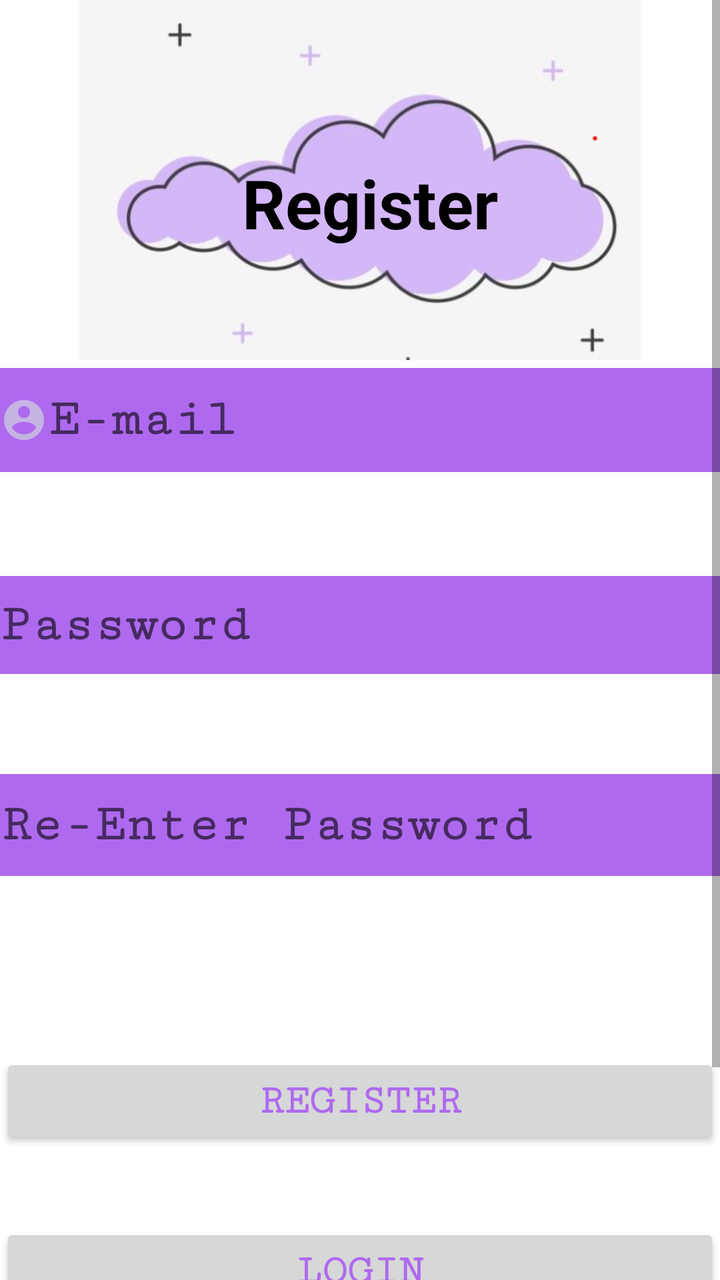
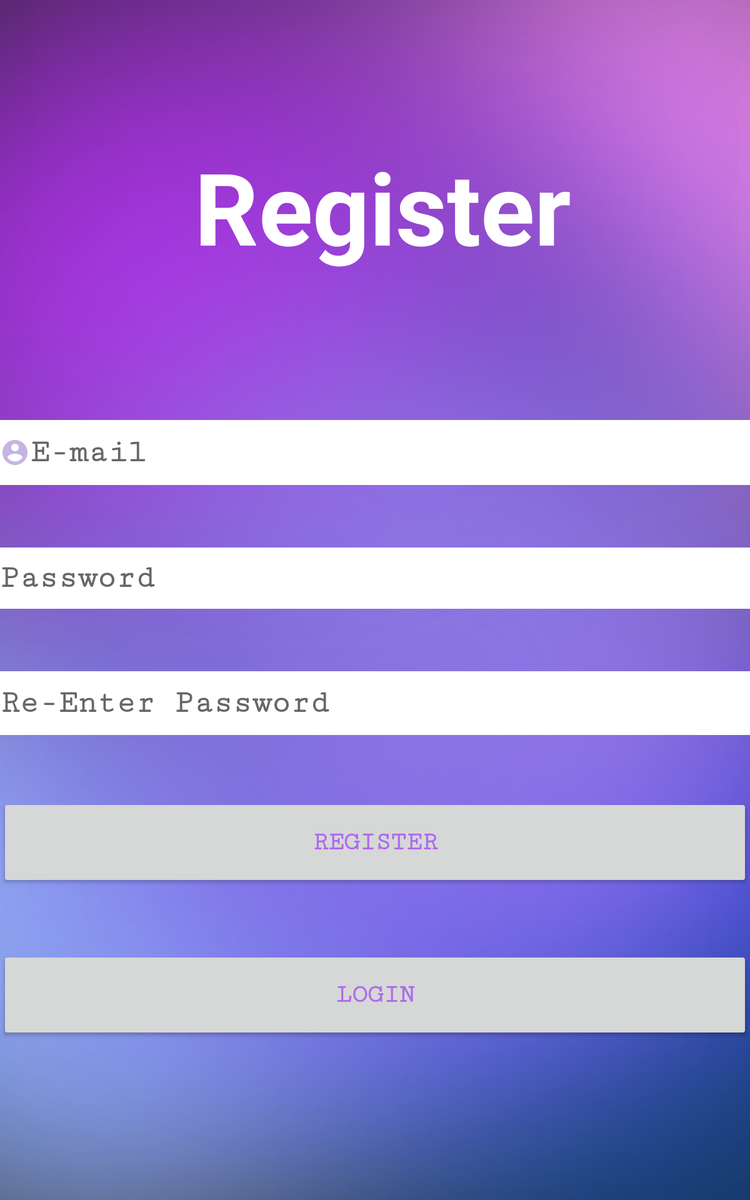

An Android layout and its configuration variant, each rendered on a device that would load it. The default file and the variant file are quoted in full after the pictures.
<!-- AndroidManifest.xml: application theme Theme.MonkeyMeals -->
<!-- res/layout/activity_register.xml -->
<?xml version="1.0" encoding="utf-8"?>
<ScrollView
    xmlns:android="http://schemas.android.com/apk/res/android"
    xmlns:app="http://schemas.android.com/apk/res-auto"
    xmlns:tools="http://schemas.android.com/tools"
    android:layout_width="match_parent"
    android:layout_height="match_parent">

    <androidx.constraintlayout.widget.ConstraintLayout
        android:layout_width="match_parent"
        android:layout_height="wrap_content"
        tools:context=".RegisterActivity">

        <EditText
            android:id="@+id/usernameText"
            android:layout_width="match_parent"
            android:layout_height="52dp"
            android:layout_marginTop="184dp"
            android:background="#AF69EF"
            android:drawableStart="@drawable/ic_baseline_account_circle_24"
            android:fontFamily="serif-monospace"
            android:hint="E-mail"
            android:textSize="26dp"
            android:textStyle="bold"
            app:layout_constraintStart_toStartOf="parent"
            app:layout_constraintTop_toTopOf="parent" />

        <EditText
            android:id="@+id/passWordText"
            android:layout_width="match_parent"
            android:layout_height="49dp"
            android:layout_below="@+id/usernameText"
            android:layout_marginTop="52dp"
            android:background="#AF69EF"
            android:drawableStart="@drawable/ic_baseline_lock_24"
            android:fontFamily="serif-monospace"
            android:hint="Password"
            android:textSize="26dp"
            android:textStyle="bold"
            app:layout_constraintStart_toStartOf="parent"
            app:layout_constraintTop_toBottomOf="@+id/usernameText" />

        <EditText
            android:id="@+id/repassword"
            android:layout_width="match_parent"
            android:layout_height="51dp"
            android:layout_below="@+id/passWordText"
            android:layout_marginTop="50dp"
            android:background="#AF69EF"
            android:drawableStart="@drawable/ic_baseline_lock_24"
            android:fontFamily="serif-monospace"
            android:hint="Re-Enter Password"
            android:textSize="26dp"
            android:textStyle="bold"
            app:layout_constraintStart_toStartOf="parent"
            app:layout_constraintTop_toBottomOf="@+id/passWordText" />

        <Button
            android:id="@+id/registerButton"
            android:layout_width="match_parent"
            android:layout_height="wrap_content"
            android:layout_below="@+id/repassword"
            android:layout_marginTop="52dp"
            android:fontFamily="serif-monospace"
            android:text="Register"
            android:textColor="#AF69EF"
            android:textSize="21dp"
            android:textStyle="bold"
            app:layout_constraintBottom_toBottomOf="parent"
            app:layout_constraintEnd_toEndOf="parent"

            app:layout_constraintStart_toStartOf="parent"
            app:layout_constraintTop_toBottomOf="@+id/repassword"
            app:layout_constraintVertical_bias="0.16"
            tools:background="@color/black" />

        <Button
            android:id="@+id/loginButton"
            android:layout_width="match_parent"
            android:layout_height="wrap_content"
            android:layout_below="@+id/registerButton"
            android:layout_marginTop="37dp"
            android:layout_marginBottom="108dp"
            android:fontFamily="serif-monospace"
            android:text="Login"
            android:textColor="#AF69EF"
            android:textSize="21dp"
            android:textStyle="bold"
            app:layout_constraintBottom_toBottomOf="parent"
            app:layout_constraintEnd_toEndOf="parent"
            app:layout_constraintHorizontal_bias="0.47"
            app:layout_constraintStart_toStartOf="parent"
            app:layout_constraintTop_toBottomOf="@+id/registerButton"
            tools:background="@color/black" />

        <ImageView
            android:id="@+id/imageView5"
            android:layout_width="match_parent"
            android:layout_height="180dp"
            android:layout_marginBottom="4dp"
            app:layout_constraintBottom_toTopOf="@+id/usernameText"
            app:layout_constraintEnd_toEndOf="parent"
            app:layout_constraintHorizontal_bias="0.592"
            app:layout_constraintStart_toStartOf="parent"
            app:layout_constraintTop_toTopOf="parent"
            app:layout_constraintVertical_bias="1.0"
            app:srcCompat="@drawable/purple_cloud" />

        <TextView
            android:id="@+id/Rdisplay"
            android:layout_width="wrap_content"
            android:layout_height="wrap_content"
            android:layout_marginBottom="60dp"
            android:text="Register"
            android:textColor="@color/black"
            android:textSize="34sp"
            android:textStyle="bold"
            app:layout_constraintBottom_toTopOf="@+id/usernameText"
            app:layout_constraintEnd_toEndOf="parent"
            app:layout_constraintHorizontal_bias="0.521"
            app:layout_constraintStart_toStartOf="parent"
            app:layout_constraintTop_toTopOf="parent"
            app:layout_constraintVertical_bias="1.0" />


    </androidx.constraintlayout.widget.ConstraintLayout>


</ScrollView>
<!-- resources referenced by this layout -->
<resources>
  <color name="black">#FF000000</color>
  <!-- drawable ic_baseline_account_circle_24 (drawable) -->
  <vector android:height="24dp" android:tint="#C5B4E3"
      android:viewportHeight="24" android:viewportWidth="24"
      android:width="24dp" xmlns:android="http://schemas.android.com/apk/res/android">
      <path android:fillColor="@android:color/white" android:pathData="M12,2C6.48,2 2,6.48 2,12s4.48,10 10,10 10,-4.48 10,-10S17.52,2 12,2zM12,5c1.66,0 3,1.34 3,3s-1.34,3 -3,3 -3,-1.34 -3,-3 1.34,-3 3,-3zM12,19.2c-2.5,0 -4.71,-1.28 -6,-3.22 0.03,-1.99 4,-3.08 6,-3.08 1.99,0 5.97,1.09 6,3.08 -1.29,1.94 -3.5,3.22 -6,3.22z"/>
  </vector>
  <!-- drawable purple_cloud: png bitmap (drawable, 88387 bytes) -->
  <style name="Theme.MonkeyMeals" parent="Theme.MaterialComponents.DayNight.DarkActionBar">
          
          <item name="colorPrimary">@color/black</item>
          <item name="colorPrimaryVariant">@color/black</item>
          <item name="colorOnPrimary">@color/white</item>
          
          <item name="colorSecondary">@color/teal_200</item>
          <item name="colorSecondaryVariant">@color/teal_700</item>
          <item name="colorOnSecondary">@color/black</item>
          
          <item name="android:statusBarColor" tools:targetApi="l">#080109</item>
          
      </style>
  <color name="white">#FFFFFFFF</color>
  <color name="teal_200">#FF03DAC5</color>
  <color name="teal_700">#FF018786</color>
</resources>
<!-- res/layout-sw600dp/activity_register.xml (the author's variant of the layout above) -->
<!-- drawn on a 7-inch tablet held upright -->
<?xml version="1.0" encoding="utf-8"?>
<ScrollView
    xmlns:android="http://schemas.android.com/apk/res/android"
    xmlns:app="http://schemas.android.com/apk/res-auto"
    xmlns:tools="http://schemas.android.com/tools"
    android:layout_width="match_parent"
    android:background="@drawable/purple_background1"
    android:layout_height="match_parent">

    <androidx.constraintlayout.widget.ConstraintLayout

        android:layout_width="match_parent"
        android:layout_height="wrap_content"
        tools:context=".Activity.RegisterActivity">

        <EditText
            android:id="@+id/usernameText"
            android:layout_width="match_parent"
            android:layout_height="52dp"
            android:layout_marginTop="336dp"
            android:background="@color/white"
            android:drawableStart="@drawable/ic_baseline_account_circle_24"
            android:fontFamily="serif-monospace"
            android:hint="E-mail"
            android:textSize="26dp"
            android:textStyle="bold"
            app:layout_constraintEnd_toEndOf="parent"
            app:layout_constraintStart_toStartOf="parent"
            app:layout_constraintTop_toTopOf="parent" />

        <EditText
            android:id="@+id/passWordText"
            android:layout_width="match_parent"
            android:layout_height="49dp"
            android:layout_below="@+id/usernameText"
            android:layout_marginTop="50dp"
            android:background="@color/white"
            android:drawableStart="@drawable/ic_baseline_lock_24"
            android:fontFamily="serif-monospace"
            android:hint="Password"
            android:textSize="26dp"
            android:textStyle="bold"
            app:layout_constraintEnd_toEndOf="parent"
            app:layout_constraintStart_toStartOf="parent"
            app:layout_constraintTop_toBottomOf="@+id/usernameText" />

        <EditText
            android:id="@+id/repassword"
            android:layout_width="match_parent"
            android:layout_height="51dp"
            android:layout_below="@+id/passWordText"
            android:layout_marginTop="50dp"
            android:background="@color/white"
            android:drawableStart="@drawable/ic_baseline_lock_24"
            android:fontFamily="serif-monospace"
            android:hint="Re-Enter Password"
            android:textSize="26dp"
            android:textStyle="bold"
            app:layout_constraintEnd_toEndOf="parent"
            app:layout_constraintStart_toStartOf="parent"
            app:layout_constraintTop_toBottomOf="@+id/passWordText" />


        <Button
            android:id="@+id/registerButton"
            android:layout_width="match_parent"
            android:layout_height="72dp"
            android:layout_below="@+id/repassword"
            android:layout_marginTop="50dp"
            android:fontFamily="serif-monospace"
            android:text="Register"
            android:textColor="#AF69EF"
            android:textSize="21dp"
            android:textStyle="bold"
            app:layout_constraintEnd_toEndOf="parent"

            app:layout_constraintStart_toStartOf="parent"
            app:layout_constraintTop_toBottomOf="@+id/repassword"
            tools:background="@color/black" />

        <Button
            android:id="@+id/loginButton"
            android:layout_width="match_parent"
            android:layout_height="72dp"
            android:layout_below="@+id/registerButton"
            android:layout_marginTop="50dp"
            android:fontFamily="serif-monospace"
            android:text="Login"
            android:textColor="#AF69EF"
            android:textSize="21dp"
            android:textStyle="bold"
            app:layout_constraintEnd_toEndOf="parent"
            app:layout_constraintHorizontal_bias="0.47"
            app:layout_constraintStart_toStartOf="parent"
            app:layout_constraintTop_toBottomOf="@+id/registerButton"
            tools:background="@color/black" />

        <TextView
            android:id="@+id/Rdisplay"
            android:layout_width="wrap_content"
            android:layout_height="wrap_content"
            android:layout_marginTop="112dp"
            android:text="Register"
            android:textColor="@color/white"
            android:textSize="80sp"
            android:textStyle="bold"
            app:layout_constraintEnd_toEndOf="parent"
            app:layout_constraintHorizontal_bias="0.521"
            app:layout_constraintStart_toStartOf="parent"
            app:layout_constraintTop_toTopOf="parent" />

        <ImageView
            android:id="@+id/imageView"
            android:layout_width="182dp"
            android:layout_height="182dp"
            android:layout_marginStart="133dp"
            android:layout_marginTop="88dp"
            android:layout_marginEnd="27dp"
            app:layout_constraintEnd_toStartOf="@+id/Rdisplay"
            app:layout_constraintStart_toStartOf="parent"
            app:layout_constraintTop_toTopOf="parent"
            app:srcCompat="@drawable/ic_baseline_account_circle_24" />


    </androidx.constraintlayout.widget.ConstraintLayout>
</ScrollView>
<!-- resources referenced by the variant -->
<!-- as a 7-inch tablet held upright resolves them -->
<resources>
  <color name="black">#FF000000</color>
  <color name="white">#FFFFFFFF</color>
  <!-- drawable ic_baseline_account_circle_24 (drawable) -->
  <vector android:height="24dp" android:tint="#C5B4E3"
      android:viewportHeight="24" android:viewportWidth="24"
      android:width="24dp" xmlns:android="http://schemas.android.com/apk/res/android">
      <path android:fillColor="@android:color/white" android:pathData="M12,2C6.48,2 2,6.48 2,12s4.48,10 10,10 10,-4.48 10,-10S17.52,2 12,2zM12,5c1.66,0 3,1.34 3,3s-1.34,3 -3,3 -3,-1.34 -3,-3 1.34,-3 3,-3zM12,19.2c-2.5,0 -4.71,-1.28 -6,-3.22 0.03,-1.99 4,-3.08 6,-3.08 1.99,0 5.97,1.09 6,3.08 -1.29,1.94 -3.5,3.22 -6,3.22z"/>
  </vector>
  <!-- drawable purple_background1: png bitmap (drawable-v24, 414919 bytes) -->
  <style name="Theme.MonkeyMeals" parent="Theme.MaterialComponents.DayNight.DarkActionBar">
          
          <item name="colorPrimary">@color/black</item>
          <item name="colorPrimaryVariant">@color/black</item>
          <item name="colorOnPrimary">@color/white</item>
          
          <item name="colorSecondary">@color/teal_200</item>
          <item name="colorSecondaryVariant">@color/teal_700</item>
          <item name="colorOnSecondary">@color/black</item>
          
          <item name="android:statusBarColor" tools:targetApi="l">#080109</item>
          
      </style>
  <color name="teal_200">#FF03DAC5</color>
  <color name="teal_700">#FF018786</color>
</resources>
